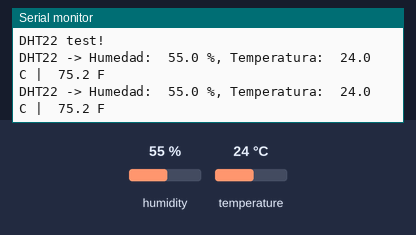
Bench run of a program on a simulated ESP32. On the bench: the last lines printed to the serial monitor. The inputs (shaded band) are chosen by the test bench; at power-on: temperature 24 °C, humidity 55 %.

Above: at 4.8 s.
4.9 s: temperature set to 41 °C
At 6.9 s:
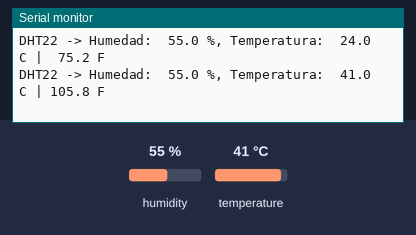
9.5 s: humidity set to 22 %
At 11.5 s:
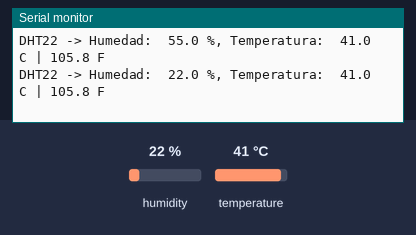
12.5 s: humidity set to 40 %
At 14.9 s:
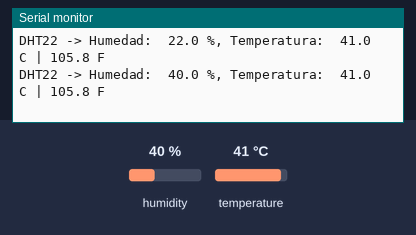
Timing chart, 0 to 16.4 s (numbered marks = the images above; inputs shaded):
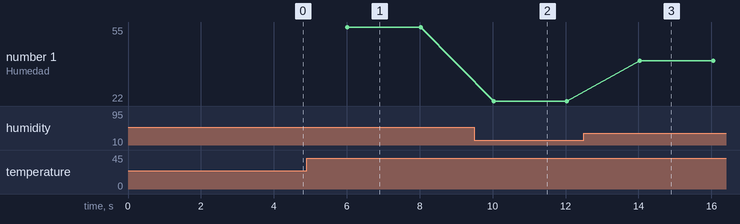

The program:

main.cpp
```cpp
/*
 *     Project 07-dht - main.cpp
 *
 *     Austral 2023 - Electronica Digital  - EAM
 *
 *   Temperature and humidity measurement using DHT-XX sensor
 *
 *         Requires following libraries
 *         - DHT Sensor Library
 *         - Adafruit Unified Sensor Library
 */

#include <Arduino.h>

#include <Adafruit_Sensor.h>
#include <DHT.h>

/*
 *      Definitions in platformio.ini
 *      DHTPIN      GPIO where DHTxx data is connected
 *      DHTTYPE     Constant defining sensor type: DHT11 or DHT22
 *      SERIAL_BAUD Serial port Baud rate
 */

DHT dht(DHTPIN, DHTTYPE);   // New DHT type object

void
setup(void)
{
    Serial.begin(SERIAL_BAUD);
    Serial.printf( "\n\nDHT%d test!\n", DHTTYPE);
    dht.begin();
}

void
loop()
{
    float h, t, f;

    delay(2000);                    // It is a low speed sensor !!

    h = dht.readHumidity();
    t = dht.readTemperature();     // in Celsius
    f = dht.readTemperature(true); // in Fahrenheit

    if (isnan(h) || isnan(t) || isnan(f))   //    Failed measurement ?
        Serial.printf("Measurement failure\n");
    else
        Serial.printf( "DHT%d -> Humedad: %5.1f %%, Temperatura: %5.1f C | %5.1f F\n", DHTTYPE, h, t, f );
}
```

Measured:
- after the input at 4.9 s, the serial monitor: prints a new line after 1.1 s (image 1)
- after the input at 9.5 s, the serial monitor: prints a new line after 0.53 s (image 2)
- after the input at 12.5 s, the serial monitor: prints a new line after 1.5 s (image 3)
- plotted number 1: 22 → 40 after the input at 12.5 s
